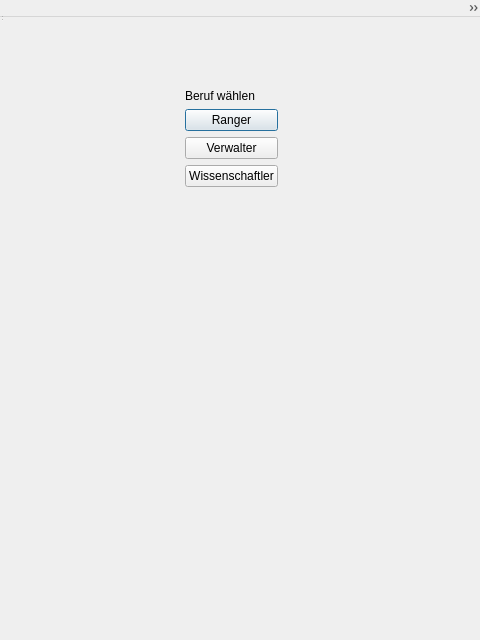
<?xml version="1.0" encoding="UTF-8"?>
<ui version="4.0">
 <class>personBearbeiten</class>
 <widget class="QDialog" name="personBearbeiten">
  <property name="geometry">
   <rect>
    <x>0</x>
    <y>0</y>
    <width>480</width>
    <height>640</height>
   </rect>
  </property>
  <property name="windowTitle">
   <string>MainWindow</string>
  </property>
  <widget class="QWidget" name="centralwidget">
   <property name="geometry">
    <rect>
     <x>0</x>
     <y>0</y>
     <width>464</width>
     <height>276</height>
    </rect>
   </property>
   <layout class="QVBoxLayout" name="verticalLayout">
    <item>
     <widget class="QStackedWidget" name="stackedWidget">
      <property name="currentIndex">
       <number>0</number>
      </property>
      <widget class="QWidget" name="personBearbeitenHauptseite">
       <layout class="QHBoxLayout" name="horizontalLayout">
        <item>
         <spacer name="horizontalSpacer">
          <property name="orientation">
           <enum>Qt::Orientation::Horizontal</enum>
          </property>
          <property name="sizeHint" stdset="0">
           <size>
            <width>180</width>
            <height>20</height>
           </size>
          </property>
         </spacer>
        </item>
        <item>
         <layout class="QVBoxLayout" name="verticalLayout_2">
          <item>
           <spacer name="verticalSpacer">
            <property name="orientation">
             <enum>Qt::Orientation::Vertical</enum>
            </property>
            <property name="sizeHint" stdset="0">
             <size>
              <width>20</width>
              <height>40</height>
             </size>
            </property>
           </spacer>
          </item>
          <item>
           <widget class="QLabel" name="berufWaehlenLabel">
            <property name="text">
             <string>Beruf wählen</string>
            </property>
           </widget>
          </item>
          <item>
           <widget class="QPushButton" name="rangerWaehlenPushButton">
            <property name="text">
             <string>Ranger</string>
            </property>
           </widget>
          </item>
          <item>
           <widget class="QPushButton" name="verwalterWaehlenPushButton">
            <property name="text">
             <string>Verwalter</string>
            </property>
           </widget>
          </item>
          <item>
           <widget class="QPushButton" name="wissenschaftlerWaehlenPushButton">
            <property name="text">
             <string>Wissenschaftler</string>
            </property>
           </widget>
          </item>
          <item>
           <spacer name="verticalSpacer_2">
            <property name="orientation">
             <enum>Qt::Orientation::Vertical</enum>
            </property>
            <property name="sizeHint" stdset="0">
             <size>
              <width>20</width>
              <height>40</height>
             </size>
            </property>
           </spacer>
          </item>
         </layout>
        </item>
        <item>
         <spacer name="horizontalSpacer_2">
          <property name="orientation">
           <enum>Qt::Orientation::Horizontal</enum>
          </property>
          <property name="sizeHint" stdset="0">
           <size>
            <width>180</width>
            <height>20</height>
           </size>
          </property>
         </spacer>
        </item>
       </layout>
      </widget>
      <widget class="QWidget" name="rangerBearbeitenSeite">
       <layout class="QHBoxLayout" name="horizontalLayout_9">
        <item>
         <layout class="QVBoxLayout" name="verticalLayout_3">
          <item>
           <widget class="QPushButton" name="zurueckInRangerBearbeitenPushButton">
            <property name="text">
             <string>Zurück</string>
            </property>
           </widget>
          </item>
          <item>
           <spacer name="verticalSpacer_3">
            <property name="orientation">
             <enum>Qt::Orientation::Vertical</enum>
            </property>
            <property name="sizeHint" stdset="0">
             <size>
              <width>20</width>
              <height>40</height>
             </size>
            </property>
           </spacer>
          </item>
         </layout>
        </item>
        <item>
         <layout class="QVBoxLayout" name="verticalLayout_5">
          <item>
           <layout class="QVBoxLayout" name="verticalLayout_4">
            <item>
             <layout class="QHBoxLayout" name="horizontalLayout_8">
              <item>
               <widget class="QLabel" name="nachnameInRangerLabel">
                <property name="text">
                 <string>Nachname:</string>
                </property>
               </widget>
              </item>
              <item>
               <widget class="QLineEdit" name="nachnameInRangerLineEdit"/>
              </item>
             </layout>
            </item>
            <item>
             <layout class="QHBoxLayout" name="horizontalLayout_7">
              <item>
               <widget class="QLabel" name="vornameInRangerLabel">
                <property name="text">
                 <string>Vorname:</string>
                </property>
               </widget>
              </item>
              <item>
               <widget class="QLineEdit" name="vornameInRangerLineEdit"/>
              </item>
             </layout>
            </item>
            <item>
             <layout class="QHBoxLayout" name="horizontalLayout_6">
              <item>
               <widget class="QLabel" name="persoNumInRangerLabel">
                <property name="text">
                 <string>Personalnummer:</string>
                </property>
               </widget>
              </item>
              <item>
               <widget class="QLineEdit" name="persoNumInRangerLineEdit"/>
              </item>
             </layout>
            </item>
            <item>
             <layout class="QHBoxLayout" name="horizontalLayout_5">
              <item>
               <widget class="QLabel" name="stundenzahlInRangerLabel">
                <property name="text">
                 <string>Stundenzahl:</string>
                </property>
               </widget>
              </item>
              <item>
               <widget class="QLineEdit" name="stundenzahlInRangerLineEdit"/>
              </item>
             </layout>
            </item>
            <item>
             <layout class="QHBoxLayout" name="horizontalLayout_4">
              <item>
               <widget class="QLabel" name="gehaltInRangerLabel">
                <property name="text">
                 <string>Gehalt:</string>
                </property>
               </widget>
              </item>
              <item>
               <widget class="QLineEdit" name="gehaltInRangerLineEdit"/>
              </item>
             </layout>
            </item>
            <item>
             <layout class="QHBoxLayout" name="horizontalLayout_3">
              <item>
               <widget class="QLabel" name="revierLabel">
                <property name="text">
                 <string>Revier:</string>
                </property>
               </widget>
              </item>
              <item>
               <widget class="QLineEdit" name="revierLineEdit"/>
              </item>
             </layout>
            </item>
            <item>
             <layout class="QHBoxLayout" name="horizontalLayout_2">
              <item>
               <widget class="QLabel" name="einsatzbereichLabel">
                <property name="text">
                 <string>Einsatzbereich:</string>
                </property>
               </widget>
              </item>
              <item>
               <widget class="QLineEdit" name="einsatzbereichLineEdit"/>
              </item>
             </layout>
            </item>
           </layout>
          </item>
          <item>
           <spacer name="verticalSpacer_4">
            <property name="orientation">
             <enum>Qt::Orientation::Vertical</enum>
            </property>
            <property name="sizeHint" stdset="0">
             <size>
              <width>20</width>
              <height>40</height>
             </size>
            </property>
           </spacer>
          </item>
          <item>
           <widget class="QPushButton" name="hinzufuegenInRangerBearbeitenPushButton">
            <property name="text">
             <string>Hinzufügen</string>
            </property>
           </widget>
          </item>
         </layout>
        </item>
       </layout>
      </widget>
      <widget class="QWidget" name="verwalterBearbeitenSeite">
       <layout class="QHBoxLayout" name="horizontalLayout_17">
        <item>
         <layout class="QVBoxLayout" name="verticalLayout_8">
          <item>
           <widget class="QPushButton" name="zurueckInVerwalterPushButoon">
            <property name="text">
             <string>Zurück</string>
            </property>
           </widget>
          </item>
          <item>
           <spacer name="verticalSpacer_5">
            <property name="orientation">
             <enum>Qt::Orientation::Vertical</enum>
            </property>
            <property name="sizeHint" stdset="0">
             <size>
              <width>20</width>
              <height>40</height>
             </size>
            </property>
           </spacer>
          </item>
         </layout>
        </item>
        <item>
         <layout class="QVBoxLayout" name="verticalLayout_7">
          <item>
           <layout class="QVBoxLayout" name="verticalLayout_6">
            <item>
             <layout class="QHBoxLayout" name="horizontalLayout_16">
              <item>
               <widget class="QLabel" name="nachnameInVerwalterLabel">
                <property name="text">
                 <string>Nachname:</string>
                </property>
               </widget>
              </item>
              <item>
               <widget class="QLineEdit" name="nachnameInVerwalterLineEdit"/>
              </item>
             </layout>
            </item>
            <item>
             <layout class="QHBoxLayout" name="horizontalLayout_15">
              <item>
               <widget class="QLabel" name="vornameInVerwalterLabel">
                <property name="text">
                 <string>Vorname:</string>
                </property>
               </widget>
              </item>
              <item>
               <widget class="QLineEdit" name="vornameInVerwalterLineEdit"/>
              </item>
             </layout>
            </item>
            <item>
             <layout class="QHBoxLayout" name="horizontalLayout_14">
              <item>
               <widget class="QLabel" name="persoNumInVerwalterLabel">
                <property name="text">
                 <string>Personalnummer:</string>
                </property>
               </widget>
              </item>
              <item>
               <widget class="QLineEdit" name="persoNumInVerwalterLineEdit"/>
              </item>
             </layout>
            </item>
            <item>
             <layout class="QHBoxLayout" name="horizontalLayout_13">
              <item>
               <widget class="QLabel" name="stundenzahlInVerwLabel">
                <property name="text">
                 <string>Stundenzahl:</string>
                </property>
               </widget>
              </item>
              <item>
               <widget class="QLineEdit" name="stundenzahlInVerwalterLineEdit"/>
              </item>
             </layout>
            </item>
            <item>
             <layout class="QHBoxLayout" name="horizontalLayout_12">
              <item>
               <widget class="QLabel" name="gehaltInVerwalterLabel">
                <property name="text">
                 <string>Gehalt:</string>
                </property>
               </widget>
              </item>
              <item>
               <widget class="QLineEdit" name="gehaltInVerwalterLineEdit"/>
              </item>
             </layout>
            </item>
            <item>
             <layout class="QHBoxLayout" name="horizontalLayout_11">
              <item>
               <widget class="QLabel" name="abteilungLabel">
                <property name="text">
                 <string>Abteilung:</string>
                </property>
               </widget>
              </item>
              <item>
               <widget class="QLineEdit" name="abteilungLineEdit"/>
              </item>
             </layout>
            </item>
            <item>
             <layout class="QHBoxLayout" name="horizontalLayout_10">
              <item>
               <widget class="QLabel" name="bueroLabel">
                <property name="text">
                 <string>Büro:</string>
                </property>
               </widget>
              </item>
              <item>
               <widget class="QLineEdit" name="bueroLineEdit"/>
              </item>
             </layout>
            </item>
           </layout>
          </item>
          <item>
           <spacer name="verticalSpacer_6">
            <property name="orientation">
             <enum>Qt::Orientation::Vertical</enum>
            </property>
            <property name="sizeHint" stdset="0">
             <size>
              <width>20</width>
              <height>40</height>
             </size>
            </property>
           </spacer>
          </item>
          <item>
           <widget class="QPushButton" name="hinzufuegenInVerwalterPushButton">
            <property name="text">
             <string>Hinzufügen</string>
            </property>
           </widget>
          </item>
         </layout>
        </item>
       </layout>
      </widget>
      <widget class="QWidget" name="wissenschaftlerBearbeitenSeite">
       <layout class="QHBoxLayout" name="horizontalLayout_25">
        <item>
         <layout class="QVBoxLayout" name="verticalLayout_9">
          <item>
           <widget class="QPushButton" name="zurueckInWissPushButton">
            <property name="text">
             <string>Zurück</string>
            </property>
           </widget>
          </item>
          <item>
           <spacer name="verticalSpacer_7">
            <property name="orientation">
             <enum>Qt::Orientation::Vertical</enum>
            </property>
            <property name="sizeHint" stdset="0">
             <size>
              <width>20</width>
              <height>40</height>
             </size>
            </property>
           </spacer>
          </item>
         </layout>
        </item>
        <item>
         <layout class="QVBoxLayout" name="verticalLayout_11">
          <item>
           <layout class="QVBoxLayout" name="verticalLayout_10">
            <item>
             <layout class="QHBoxLayout" name="horizontalLayout_24">
              <item>
               <widget class="QLabel" name="nachnameInWissLabel">
                <property name="text">
                 <string>Nachname:</string>
                </property>
               </widget>
              </item>
              <item>
               <widget class="QLineEdit" name="nachnameInWissLineEdit"/>
              </item>
             </layout>
            </item>
            <item>
             <layout class="QHBoxLayout" name="horizontalLayout_23">
              <item>
               <widget class="QLabel" name="vornameInWissLabel">
                <property name="text">
                 <string>Vorname:</string>
                </property>
               </widget>
              </item>
              <item>
               <widget class="QLineEdit" name="vornameInWissLineEdit"/>
              </item>
             </layout>
            </item>
            <item>
             <layout class="QHBoxLayout" name="horizontalLayout_22">
              <item>
               <widget class="QLabel" name="persoNumInWissLabel">
                <property name="text">
                 <string>Personalnummer:</string>
                </property>
               </widget>
              </item>
              <item>
               <widget class="QLineEdit" name="persoNumInWissLineEdit"/>
              </item>
             </layout>
            </item>
            <item>
             <layout class="QHBoxLayout" name="horizontalLayout_21">
              <item>
               <widget class="QLabel" name="stundenzahlInWissLabel">
                <property name="text">
                 <string>Stundenzahl:</string>
                </property>
               </widget>
              </item>
              <item>
               <widget class="QLineEdit" name="stundenzahlInWissLineEdit"/>
              </item>
             </layout>
            </item>
            <item>
             <layout class="QHBoxLayout" name="horizontalLayout_20">
              <item>
               <widget class="QLabel" name="gehaltInWissLabel">
                <property name="text">
                 <string>Gehalt:</string>
                </property>
               </widget>
              </item>
              <item>
               <widget class="QLineEdit" name="gehaltInWissLineEdit"/>
              </item>
             </layout>
            </item>
            <item>
             <layout class="QHBoxLayout" name="horizontalLayout_19">
              <item>
               <widget class="QLabel" name="fachgebietLabel">
                <property name="text">
                 <string>Fachgebiet:</string>
                </property>
               </widget>
              </item>
              <item>
               <widget class="QLineEdit" name="fachgebietLineEdit"/>
              </item>
             </layout>
            </item>
            <item>
             <layout class="QHBoxLayout" name="horizontalLayout_18">
              <item>
               <widget class="QLabel" name="anzahlStudienLabel">
                <property name="text">
                 <string>Studienanzahl:</string>
                </property>
               </widget>
              </item>
              <item>
               <widget class="QLineEdit" name="anzahlStudienLineEdit"/>
              </item>
             </layout>
            </item>
           </layout>
          </item>
          <item>
           <spacer name="verticalSpacer_8">
            <property name="orientation">
             <enum>Qt::Orientation::Vertical</enum>
            </property>
            <property name="sizeHint" stdset="0">
             <size>
              <width>20</width>
              <height>40</height>
             </size>
            </property>
           </spacer>
          </item>
          <item>
           <widget class="QPushButton" name="hinzufuegenInWissPushButoon">
            <property name="text">
             <string>Hinzufügen</string>
            </property>
           </widget>
          </item>
         </layout>
        </item>
       </layout>
      </widget>
     </widget>
    </item>
   </layout>
  </widget>
  <widget class="QMenuBar" name="menubar">
   <property name="geometry">
    <rect>
     <x>0</x>
     <y>0</y>
     <width>480</width>
     <height>17</height>
    </rect>
   </property>
   <widget class="QMenu" name="menuDatei">
    <property name="title">
     <string>Datei</string>
    </property>
    <widget class="QMenu" name="menuDatei_ffnen">
     <property name="title">
      <string>Datei öffnen</string>
     </property>
     <addaction name="actiontier_json"/>
     <addaction name="actionperson_json"/>
    </widget>
    <addaction name="menuDatei_ffnen"/>
    <addaction name="actionBeenden"/>
   </widget>
   <widget class="QMenu" name="menuView">
    <property name="title">
     <string>View</string>
    </property>
    <addaction name="actionFull_screen"/>
    <addaction name="actionMinimize"/>
    <addaction name="actionNormal"/>
   </widget>
   <addaction name="menuDatei"/>
   <addaction name="menuView"/>
  </widget>
  <widget class="QStatusBar" name="statusbar">
   <property name="geometry">
    <rect>
     <x>0</x>
     <y>0</y>
     <width>3</width>
     <height>22</height>
    </rect>
   </property>
  </widget>
  <action name="actionBeenden">
   <property name="text">
    <string>Beenden</string>
   </property>
  </action>
  <action name="actiontier_json">
   <property name="text">
    <string>tier.json</string>
   </property>
  </action>
  <action name="actionperson_json">
   <property name="text">
    <string>person.json</string>
   </property>
  </action>
  <action name="actionFull_screen">
   <property name="text">
    <string>Full screen</string>
   </property>
  </action>
  <action name="actionMinimize">
   <property name="text">
    <string>Minimize</string>
   </property>
  </action>
  <action name="actionNormal">
   <property name="text">
    <string>Normal</string>
   </property>
  </action>
 </widget>
 <resources/>
 <connections/>
</ui>
